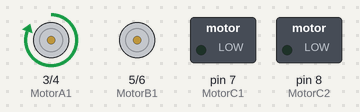
Bench run of a sketch on a simulated Arduino Uno, built with avr-gcc and run on an emulated ATmega328P. Shown: motor-driver pin pairs drawn as motors (green arrow = first pin HIGH = forward, orange = second pin HIGH = backward, longer = more drive), switched loads named in the sketch (green lamp = pin HIGH).

Above: at 3.6 s.
At 10.8 s:
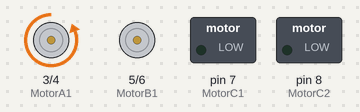
At 15.8 s:
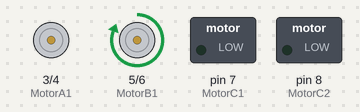
At 18.6 s:
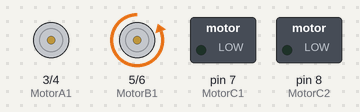
Timing chart, 0 to 26.0 s (numbered marks = the images above):
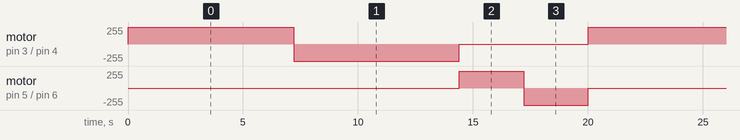

Measured:
- by itself, motor on pin 3 (MotorA1) / pin 4 (MotorA2): repeats every 20.0 s: backward 255/255 7.2 s, stopped 5.6 s, forward 255/255 7.2 s
- by itself, motor on pin 5 (MotorB1) / pin 6 (MotorB2): repeats every 20.0 s: backward 255/255 2.8 s, stopped 14.4 s, forward 255/255 2.8 s

The sketch:

Container_And_Lift.ino
```cpp
#include <Arduino.h>

uint8_t MotorA1 = 3;
uint8_t MotorA2 = 4;
uint8_t MotorB1 = 5;
uint8_t MotorB2 = 6;
uint8_t MotorC1 = 7;
uint8_t MotorC2 = 8;
unsigned long MA_Delaytime = 7200;
unsigned long MB_Delaytime = 2800;

void setup() {
    pinMode(MotorA1, OUTPUT);
    pinMode(MotorA2, OUTPUT);
    pinMode(MotorB1, OUTPUT);
    pinMode(MotorB2, OUTPUT);
    pinMode(MotorC1, OUTPUT);
    pinMode(MotorC2, OUTPUT);

}

void loop() {
    //To control the container push the goods to the car.
    digitalWrite(MotorA1, HIGH);
    digitalWrite(MotorA2, LOW);
    delay(MA_Delaytime);
    digitalWrite(MotorA1, LOW);
    digitalWrite(MotorA2, HIGH);
    delay(MA_Delaytime);
    digitalWrite(MotorA2, LOW);

    //To control the container push the goods from a car to another container.
    digitalWrite(MotorB1, HIGH);
    digitalWrite(MotorB2, LOW);
    delay(MB_Delaytime);
    digitalWrite(MotorB1, LOW);
    digitalWrite(MotorB2, HIGH);
    delay(MB_Delaytime);
    digitalWrite(MotorB2, LOW);

    //To control the lift go to the second floor.
    //TODO:Control the lift go to the second floor

}
```
